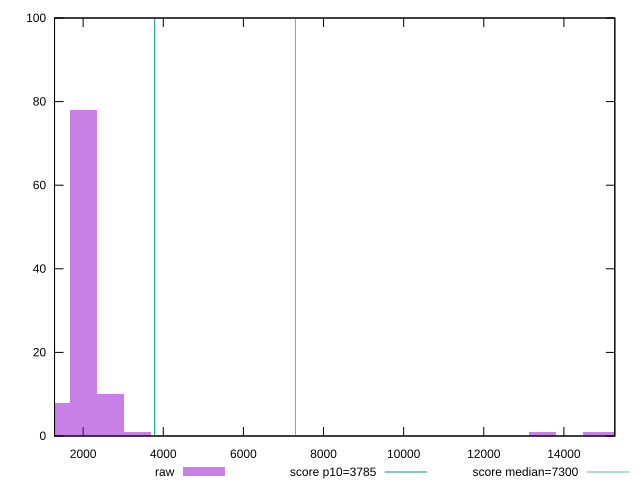

Write the gnuplot code that produced this figure.
reset

$raw <<EOF
13461.636892378698 1
14807.800581616566 1
15480.882426235501 1
2019.2455338568045 78
1346.1636892378697 8
2692.3273784757394 10
3365.4092230946744 1
EOF

set key outside below
set boxwidth 673.0818446189348
set xrange [1286.12:15270.888500000001]
set yrange [0:100]
set trange [0:100]
set style fill transparent solid 0.5 noborder

set parametric
set terminal svg size 640, 490 enhanced background rgb 'white'
set output "report/report_00029_2021-02-24T13-36-40.390Z/interactive/samples/agenda/raw/histogram.svg"

plot $raw title "raw" with boxes, \
     3785,t title "score p10=3785", \
     7300,t title "score median=7300"

reset
